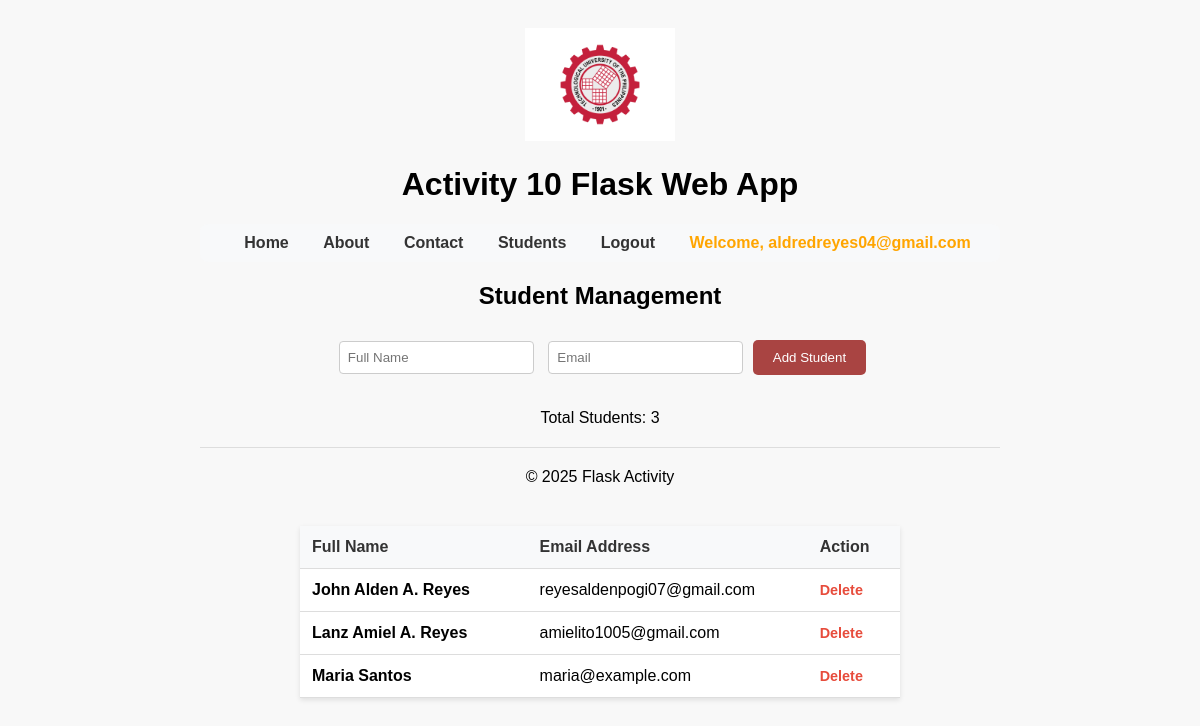
The app's page /students (signed in) with its own data.
### models.py (models this page shows, shortened)
class User(UserMixin, db.Model):
    __tablename__ = 'users'  # optional but good practice
    id = db.Column(db.Integer, primary_key=True)
    email = db.Column(db.String(150), unique=True, nullable=False)
    password = db.Column(db.String(256), nullable=False)

class Student(db.Model):
    __tablename__ = 'students'  # optional but good practice
    id = db.Column(db.Integer, primary_key=True)
    full_name = db.Column(db.String(150), nullable=False)
    email = db.Column(db.String(150), unique=True, nullable=False)

### app.py (the view)
@app.route('/students')
@login_required
def students():
    students_list = Student.query.order_by(Student.full_name).all()
    return render_template('students.html', students=students_list)

### app.py (called while the page is built)
@login_manager.user_loader
def load_user(user_id):
    return User.query.get(int(user_id))

### templates/students.html (shortened to what this page needs)
{% extends 'base.html' %}
{% block content %}
<h2>Student Management</h2>
<div style="margin-bottom: 30px;">
    <form method="POST" action="{{ url_for('add_student') }}">
        <input type="text" name="name" placeholder="Full Name" required>
        <input type="email" name="email" placeholder="Email" required>
        <button type="submit" class="btn">Add Student</button>
    </form>
</div>
<table class="student-table">
    <thead>
        <tr>
            <th>Full Name</th>
            <th>Email Address</th>
            <th>Action</th>
        </tr>
    </thead>
    <tbody>
    {% for student in students %}
        <tr>
            <td><strong>{{ student.full_name }}</strong></td>
            <td>{{ student.email }}</td>
            <td>
                <a href="{{ url_for('delete_student', id=student.id) }}" class="btn-delete">Delete</a>
            </td>
        </tr>
    {% endfor %}
</tbody>
<p>Total Students: {{ students|length }}</p>
{% endblock %}

### templates/base.html (shortened to what this page needs)
<!DOCTYPE html>
<html lang="en">
<head>
    <link rel="stylesheet" href="{{ url_for('static', filename='css/style.css')}}">
</head>
<body>
    <div class="container">
        <header>
            <img src="{{ url_for('static', filename='images/TUP.png') }}" alt="TUP Logo" style="width: 150px; height: auto;">
            <h1>Activity 10 Flask Web App</h1>
        </header>
        <nav>
            <a href="{{ url_for('home') }}">Home</a>
            <a href="{{ url_for('about') }}">About</a>
            <a href="{{ url_for('contact') }}">Contact</a>
            {% if current_user.is_authenticated %}
                <a href="{{ url_for('students') }}">Students</a>
                <a href="{{ url_for('logout') }}">Logout</a>
                <span style="color: #FFA500; margin-left: 15px; font-weight: bold;">
                    Welcome, {{ current_user.email }}
                </span>
            {% else %}
                <a href="{{ url_for('login') }}">Login</a>
                <a href="{{ url_for('register') }}">Register</a>
            {% endif %}
        </nav>
        <main>
            {% block content %}{% endblock %}
        </main>
    </div>
    <footer style="text-align:center; padding: 20px; border-top: 1px solid #ddd; margin-top: 20px;">
        © 2025 Flask Activity
    </footer>
</body>
</html>

### static/css/style.css (style rules this page uses)
body { background-color: #F8F8F8; font-family: Segoe UI; }
.container { max-width: 800px; margin: 0 auto; text-align: center; padding: 20px; font-family: Arial, sans-serif; }
nav { margin: 20px 0; padding: 10px; background-color: #f8f9fa; border-radius: 8px; }
nav a { margin: 0 15px; text-decoration: none; color: #333; font-weight: bold; }
.btn { background-color: #A94442; color: white; padding: 10px 20px; border: none; border-radius: 5px; cursor: pointer; margin-top: 10px; }
input { padding: 8px; margin: 5px; border-radius: 4px; border: 1px solid #ccc; }
.student-table { width: 100%; max-width: 600px; margin: 20px auto; border-collapse: collapse; background: white; box-shadow: 0 2px 5px rgba(0,0,0,0.1); }
.student-table th, .student-table td { padding: 12px; border-bottom: 1px solid #ddd; text-align: left; }
.student-table th { background-color: #f8f9fa; color: #333; }
.btn-delete { color: #e74c3c; text-decoration: none; font-weight: bold; font-size: 0.9em; }
td { max-width: 200px; overflow: hidden; text-overflow: ellipsis; white-space: nowrap; }

### records on screen
User: email "aldredreyes04@gmail.com"
Student: full_name "John Alden A. Reyes", email "reyesaldenpogi07@gmail.com"
Student: full_name "Lanz Amiel A. Reyes", email "amielito1005@gmail.com"
Student: full_name "Maria Santos", email "maria@example.com"

### other values on screen
{{ students|length }} "3"
